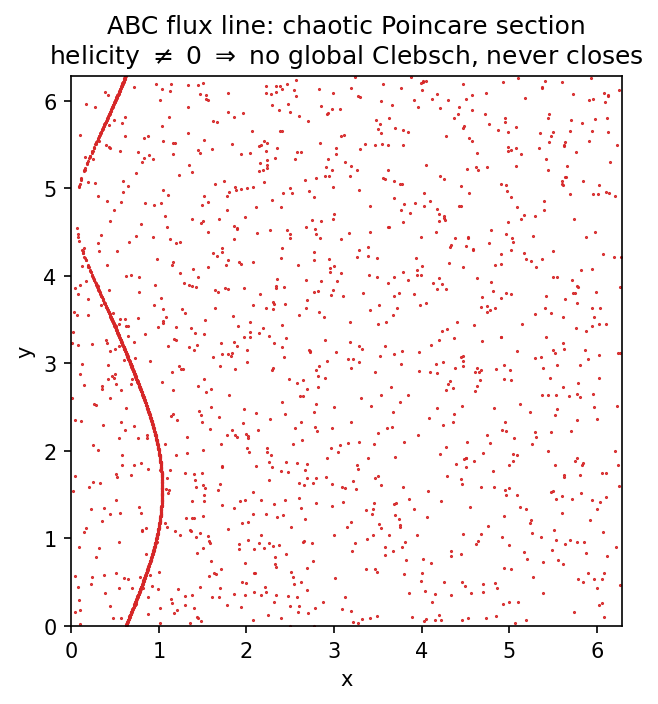

Write Python code to recreate this figure.
r"""The 3-D closing condition: HELICITY is the obstruction to a global Clebsch pair.

In 2-D a flux line always has a conserved Hamiltonian A_z (the Clebsch potential,
`hdiv_vim_clebsch_2d_az.py`), so flux lines always close.  In **3-D** a *global*
Clebsch representation `B = grad(alpha) x grad(beta)` need not exist, and the
fundamental obstruction is the **HELICITY**

    h = INT_V A . B dV        (B = curl A),

the topological linking/knotting of the field lines (Moffatt 1969).  A Clebsch
field is helicity-free **pointwise**: with the vector potential `A = alpha grad(beta)`
(indeed `curl(alpha grad beta) = grad(alpha) x grad(beta) = B`),

    A . B = alpha grad(beta) . (grad(alpha) x grad(beta)) = 0,

so `h = 0`.  Therefore **`h != 0`  =>  NO global Clebsch pair**: the field lines are
linked/knotted and cannot all lie on `alpha = const ∩ beta = const` surfaces -- they
do not close.  This is the 3-D "closing condition": *flux lines close (lie on flux
surfaces) iff a global Clebsch pair exists iff the helicity obstruction vanishes.*

Demonstrated on the 3-torus:
  - a Clebsch field `B = grad(alpha) x grad(beta)`  ->  `h ~ 0` (machine), and its
    flux lines are confined;
  - the **ABC (Arnold-Beltrami-Childress)** Beltrami field `curl B = B`
    (`Bx=sin z+cos y, By=sin x+cos z, Bz=sin y+cos x`) has `A = B`, so
    `h = INT |B|^2 = 3 (2 pi)^3 != 0`  ->  no global Clebsch, and its flux lines are
    chaotic (the famous ABC chaos -- a Poincare section that fills a 2-D region,
    never closing onto a curve).

run:  python clebsch_3d_closing_condition.py
"""
import os
from math import pi, sin, cos

import numpy as np

TWO_PI = 2.0 * pi


# ---- the ABC Beltrami field (curl B = B) on the 3-torus ----
def abc_B(x):
    X, Y, Z = x
    return np.array([sin(Z) + cos(Y), sin(X) + cos(Z), sin(Y) + cos(X)])


# ---- a Clebsch field B = grad(alpha) x grad(beta) and its potential A = alpha grad(beta) ----
def _clebsch_fields(X, Y, Z):
    # alpha = cos x + sin y ,  beta = cos z + sin x   (generic, non-degenerate)
    ga = np.array([-np.sin(X), np.cos(Y), 0.0 * X])               # grad(alpha)
    gb = np.array([np.cos(X), 0.0 * Y, -np.sin(Z)])               # grad(beta)
    alpha = np.cos(X) + np.sin(Y)
    B = np.cross(ga, gb, axis=0)                                  # grad(alpha) x grad(beta)
    A = alpha * gb                                                # alpha grad(beta) (curl A = B)
    return A, B


def helicity_grid(n=48):
    """INT A.B over [0,2pi]^3 by midpoint rule for the Clebsch field (should be ~0) and the ABC field
    (A=B, so h = INT |B|^2 = 3 (2pi)^3)."""
    g = (np.arange(n) + 0.5) / n * TWO_PI
    X, Y, Z = np.meshgrid(g, g, g, indexing="ij")
    dV = (TWO_PI / n) ** 3
    # Clebsch
    A, B = _clebsch_fields(X, Y, Z)
    h_cl = float(np.sum(np.einsum("i...,i...->...", A, B)) * dV)
    bnorm2_cl = float(np.sum(np.einsum("i...,i...->...", B, B)) * dV)
    # ABC: A = B (Beltrami), h = INT|B|^2
    Bx = np.sin(Z) + np.cos(Y); By = np.sin(X) + np.cos(Z); Bz = np.sin(Y) + np.cos(X)
    h_abc = float(np.sum(Bx * Bx + By * By + Bz * Bz) * dV)
    return h_cl, bnorm2_cl, h_abc


def _poincare_abc(x0, n_cross=2500, ds=0.02, max_steps=3_000_000):
    """ABC flux-line Poincare section at z = 0 (mod 2pi), upward crossings -> (x mod 2pi, y mod 2pi)."""
    x = np.array(x0, float); out = []; zp = x[2] % TWO_PI; s = 0
    while len(out) < n_cross and s < max_steps:
        k1 = abc_B(x); k2 = abc_B(x + 0.5 * ds * k1); k3 = abc_B(x + 0.5 * ds * k2); k4 = abc_B(x + ds * k3)
        xn = x + ds / 6.0 * (k1 + 2 * k2 + 2 * k3 + k4)
        zm = xn[2] % TWO_PI
        if zm < zp and k1[2] > 0:
            fr = zp / (zp - zm + 1e-30); xc = x + fr * (xn - x)
            out.append([xc[0] % TWO_PI, xc[1] % TWO_PI])
        zp = zm; x = xn; s += 1
    return np.array(out)


def _occupancy(pts, K=40):
    if len(pts) == 0:
        return 0.0
    ix = np.clip((pts[:, 0] / TWO_PI * K).astype(int), 0, K - 1)
    iy = np.clip((pts[:, 1] / TWO_PI * K).astype(int), 0, K - 1)
    return len(set(zip(ix.tolist(), iy.tolist()))) / (K * K)


def analyze(n=48, n_cross=2500):
    h_cl, bnorm2_cl, h_abc = helicity_grid(n)
    # pick a chaotic-sea start for the ABC Poincare (away from the island around the stagnation pts)
    P = _poincare_abc([1.0, 2.0, 0.0], n_cross=n_cross)
    occ = _occupancy(P)
    return {
        "n": n, "h_clebsch": h_cl, "Bnorm2_clebsch": bnorm2_cl, "h_abc": h_abc,
        "h_abc_exact": 3.0 * TWO_PI ** 3, "rel_clebsch": abs(h_cl) / (bnorm2_cl + 1e-30),
        "P_abc": P, "occ_abc": occ,
    }


def _plot(r):
    import matplotlib
    matplotlib.use("Agg")
    import matplotlib.pyplot as plt
    fig, ax = plt.subplots(1, 1, figsize=(5.2, 4.8), dpi=150)
    ax.plot(r["P_abc"][:, 0], r["P_abc"][:, 1], "C3.", ms=1.0)
    ax.set_aspect("equal"); ax.set_xlim(0, TWO_PI); ax.set_ylim(0, TWO_PI)
    ax.set_xlabel("x"); ax.set_ylabel("y")
    ax.set_title(f"ABC flux line: chaotic Poincare section\nhelicity $\\neq$ 0 $\\Rightarrow$ no global "
                 f"Clebsch, never closes")
    png = os.path.splitext(os.path.abspath(__file__))[0] + ".png"
    fig.tight_layout(); fig.savefig(png, bbox_inches="tight"); plt.close(fig)
    print(f"  figure saved: {png}")


def main():
    print("The 3-D closing condition: helicity is the obstruction to a global Clebsch pair\n")
    r = analyze()
    print(f"  helicity h = INT A.B over the 3-torus (grid {r['n']}^3):")
    print(f"    Clebsch field B=grad(a)xgrad(b):  h={r['h_clebsch']:.2e}  (rel to INT|B|^2: "
          f"{r['rel_clebsch']:.1e})  -> ZERO -> global Clebsch exists, flux lines on surfaces")
    print(f"    ABC Beltrami field (A=B):         h={r['h_abc']:.4f}  (exact 3(2pi)^3="
          f"{r['h_abc_exact']:.4f})  -> NONZERO -> NO global Clebsch")
    print(f"  ABC flux-line Poincare occupancy = {r['occ_abc']:.3f}  (fills 2-D = chaotic, never closes)")
    print("\n  => the 3-D closing condition is the vanishing of the HELICITY = the existence of a global")
    print("     Clebsch pair B = grad(alpha) x grad(beta).  2-D always has A_z (helicity-free, planar);")
    print("     3-D is obstructed by helicity (Moffatt) -- the real frontier.")
    _plot(r)


if __name__ == "__main__":
    main()
